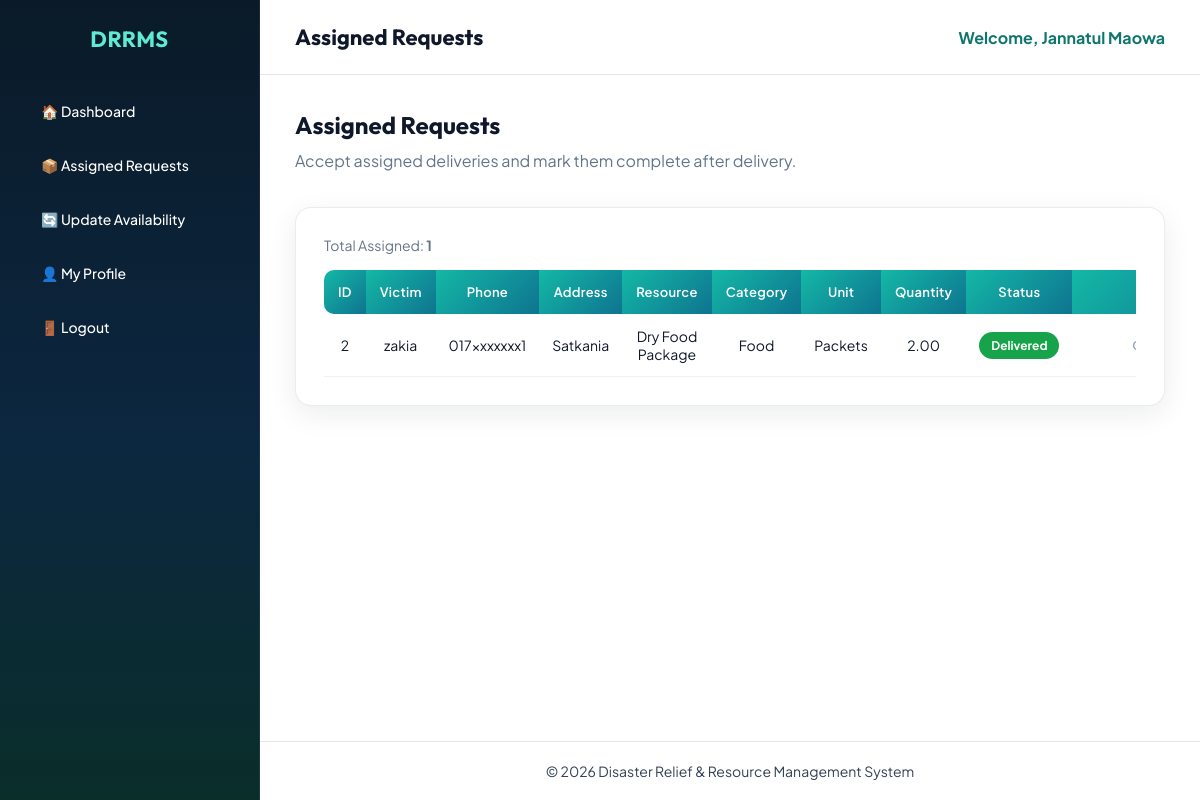
The page /volunteer/assigned_requests.php (signed in) on the database its author committed.
### tables this page shows
CREATE TABLE `resource_request` (
  `request_id` int(11) NOT NULL,
  `victim_id` int(11) NOT NULL,
  `food_type` varchar(100) DEFAULT NULL,
  `volunteer_id` int(11) DEFAULT NULL,
  `resource_name` varchar(100) NOT NULL,
  `category` varchar(50) NOT NULL,
  `unit` varchar(20) NOT NULL,
  `quantity` decimal(10,2) NOT NULL DEFAULT 0.00,
  `medicine_type` varchar(100) DEFAULT NULL,
  `clothing_type` varchar(100) DEFAULT NULL,
  `request_date` date NOT NULL,
  `status` enum('Pending','Approved','Rejected','Assigned','In Transit','Delivered') DEFAULT 'Pending'
);

CREATE TABLE `users` (
  `user_id` int(11) NOT NULL,
  `name` varchar(100) NOT NULL,
  `email` varchar(100) NOT NULL,
  `phone` varchar(20) NOT NULL,
  `address` text NOT NULL,
  `password` varchar(255) NOT NULL,
  `registration_date` date NOT NULL,
  `nid_number` varchar(20) NOT NULL,
  `role` enum('Admin','Volunteer','Victim') NOT NULL
);

### volunteer/assigned_requests.php (the view, shortened to what this page needs)
<?php
include("../config/database.php");
$user_id = (int)$_SESSION['user_id'];
$getVolunteer = mysqli_query($conn, "
SELECT volunteer_id
FROM volunteer
WHERE user_id='$user_id'
");
$volunteer = mysqli_fetch_assoc($getVolunteer);
$volunteer_id = (int)$volunteer['volunteer_id'];
$requests = mysqli_query($conn, "
SELECT
resource_request.*,
users.name AS victim_name,
users.phone AS victim_phone,
users.address AS victim_address
FROM resource_request
INNER JOIN victim ON resource_request.victim_id=victim.victim_id
INNER JOIN users ON victim.user_id=users.user_id
WHERE resource_request.volunteer_id='$volunteer_id'
ORDER BY request_id DESC
");
$total = mysqli_num_rows($requests);
?>
<!DOCTYPE html>
<html lang="en">
<head>
<link rel="stylesheet" href="../css/admin.css">
<link rel="stylesheet" href="https://cdnjs.cloudflare.com/ajax/libs/font-awesome/6.7.2/css/all.min.css">
</head>
<body>
<div class="dashboard">
<?php include("../includes/volunteer_sidebar.php"); ?>
<div class="main-content">
<?php include("../includes/volunteer_header.php"); ?>
<div class="content">
<h2 style="margin-bottom:10px;">Assigned Requests</h2>
<p style="color:#64748b;margin-bottom:25px;">
Accept assigned deliveries and mark them complete after delivery.
</p>
<div class="table-box">
<div class="table-meta">
<span>Total Assigned: <strong><?php echo (int)$total; ?></strong></span>
</div>
<?php if($total > 0){ ?>
<div class="table-responsive">
<table>
<tr>
<th>ID</th>
<th>Victim</th>
<th>Phone</th>
<th>Address</th>
<th>Resource</th>
<th>Category</th>
<th>Unit</th>
<th>Quantity</th>
<th>Status</th>
<th>Action</th>
</tr>
<?php
while($row = mysqli_fetch_assoc($requests))
{
    $status = $row['status'];
    $statusClass = strtolower(str_replace(' ', '-', $status));
    $id = (int)$row['request_id'];
?>
<tr>
<td><?php echo $id; ?></td>
<td><?php echo htmlspecialchars($row['victim_name']); ?></td>
<td><?php echo htmlspecialchars($row['victim_phone']); ?></td>
<td><?php echo htmlspecialchars($row['victim_address']); ?></td>
<td><?php echo htmlspecialchars($row['resource_name']); ?></td>
<td><?php echo htmlspecialchars($row['category']); ?></td>
<td><?php echo htmlspecialchars($row['unit']); ?></td>
<td><?php echo $row['quantity']; ?></td>
<td>
<span class="status-badge status-<?php echo htmlspecialchars($statusClass); ?>">
<?php echo htmlspecialchars($status); ?>
</span>
</td>
<td>
<div class="action-cell">
<?php if($status == "Assigned"){ ?>
<a class="approve-btn"
href="accept_delivery.php?id=<?php echo $id; ?>"
onclick="return confirm('Accept this delivery and start transit?');">
<i class="fa-solid fa-truck"></i> Accept
</a>
<?php } elseif($status == "Delivered"){ ?>
<span class="action-none">Completed</span>
<?php } else { ?>
<span class="action-none">-</span>
<?php } ?>
</div>
</td>
</tr>
<?php } ?>
</table>
</div>
<?php } ?>
</div>
</div>
<?php include("../includes/admin_footer.php"); ?>
</div>
</div>
</body>
</html>

### css/admin.css (style rules this page uses)
:root { --bg-page:#eef4f7; --bg-deep:#061018; --bg-sidebar:#0a1a28; --primary:#14b8a6; --primary-deep:#0f766e; --accent:#f97316; --text:#0f172a; --muted:#64748b; --white:#ffffff; --border:rgba(15,23,42,.08); --gradient-primary:linear-gradient(135deg, #14b8a6 0%, #0e7490 100%); --gradient-accent:linear-gradient(135deg, #f97316 0%, #dc2626 100%); --gradient-sidebar: linear-gradient(180deg, #0a1a28 0%, #0c2740 55%, #0a2e2a 100%); --shadow:0 8px 28px rgba(15,23,42,.08); --font-display:'Outfit',sans-serif; --font-body:'Plus Jakarta Sans',sans-serif; }
* { margin:0; padding:0; box-sizing:border-box; font-family:var(--font-body); }
body { background:#ffffff; color:var(--text); }
h1,h2,h3,.sidebar h2 { font-family:var(--font-display); }
.dashboard { display:flex; min-height:100vh; background:#ffffff; }
.main-content { margin-left:260px; width:calc(100% - 260px); min-height:100vh; background:#ffffff; display:flex; flex-direction:column; }
.content { padding:35px; background:#ffffff; color:#0f172a; flex:1 0 auto; }
.content h2 { color:#0f172a; }
.table-box { margin-top:36px; background:var(--white); border-radius:16px; padding:28px; border:1px solid var(--border); box-shadow:var(--shadow); }
table { width:100%; border-collapse:collapse; }
table th { background:var(--gradient-primary); color:white; padding:14px; font-weight:600; font-size:13px; letter-spacing:.02em; }
table th:first-child { border-radius:10px 0 0 10px; }
table th:last-child { border-radius:0 10px 10px 0; }
table td { padding:13px; border-bottom:1px solid #eef2f6; text-align:center; font-size:14px; color:#0f172a; background:#ffffff; }
.action-cell { display:flex; flex-wrap:wrap; align-items:center; justify-content:center; gap:6px; min-width:160px; }
.action-none { color:#94a3b8; font-size:12px; font-weight:600; }
.table-meta { margin-bottom:16px; color:#64748b; font-size:14px; }
.table-responsive { width:100%; overflow-x:auto; }
.status-badge { display:inline-block; padding:6px 12px; border-radius:999px; font-size:12px; font-weight:700; color:#ffffff; }
.status-delivered { background:#16a34a; }

### rows shown on the page
resource_request: request_id "2", users.name "zakia", users.phone "017xxxxxxx1", users.address "Satkania", resource_name "Dry Food Package", category "Food", unit "Packets", quantity "2.00", status "Delivered"

### other values the page prints
$page_title "Assigned Requests"
$_SESSION['name'] "Jannatul Maowa"
$total "1"
